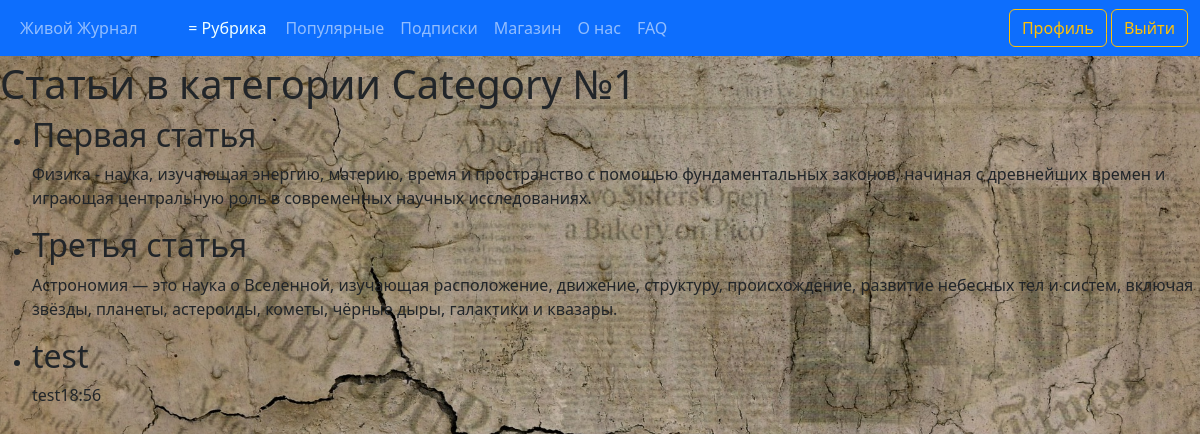
The app's page /categories/Category №1 (signed in) with its own data.
### journal/models.py (models this page shows, shortened)
class Article(models.Model):
    CATEGORY_CHOICES = [
        ('Category №1', 'Рубрика №1'),
        ('Category №2', 'Рубрика №2'),
        ('Category №3', 'Рубрика №3'),
        ('Category №4', 'Рубрика №4'),
        ('Category №5', 'Рубрика №5'),
    ]
    title = models.CharField('Название', max_length=100)
    description = models.TextField('Описание')
    text = models.TextField('Основной текст')
    category = models.CharField(max_length=50, verbose_name='Рубрика', choices=CATEGORY_CHOICES, default='Рубрика №1')
    author = models.ForeignKey(User, verbose_name='Автор', on_delete=models.CASCADE)
    publication = models.BooleanField('Статус публикации', default=False)
    date = models.DateTimeField('Дата', default=timezone.now)
    likes = models.IntegerField('Количество лайков', default=0)
    class Meta:
        verbose_name = 'Статью'
        verbose_name_plural = 'Статьи'

### journal/views.py (the view)
# urls.py: path('categories/<str:category>', views.CategoriesDetailView.as_view(), name='categories'),
class CategoriesDetailView(ListView):
    model = Article
    template_name = 'journal/categories.html'
    context_object_name = 'articles'
    def get_queryset(self):
        category = self.kwargs['category']
        return Article.objects.filter(category=category, publication=True)

### journal/templates/journal/categories.html (shortened to what this page needs)
{% extends 'journal/base.html' %}
{% block content %}
  <h1>Статьи в категории  {{view.kwargs.category}}</h1>
  <ul>
    {% for article in articles %}
      <li>
          <h2>{{article.title}}</h2>
          <p>{{article.description }}</p>
      </li>
    {% endfor %}
  </ul>
{% endblock %}

### journal/static/journal/main.css (style rules this page uses)
body { background-repeat: no-repeat; background-size: cover; background-attachment: fixed; background-position: center; padding-top: 60px; }

### records on screen
Article: title "Первая статья", description "Физика - наука, изучающая энергию, материю, время и пространство с помощью фундаментальных законов, начиная с древнейших времен и играющая центральную роль в современных научных исследованиях."
Article: title "Третья статья", description "Астрономия — это наука о Вселенной, изучающая расположение, движение, структуру, происхождение, развитие небесных тел и систем, включая звёзды, планеты, астероиды, кометы, чёрные дыры, галактики и квазары."
Article: title "test", description "test18:56"

### other values on screen
{{ view.kwargs.category }} "Category №1"
